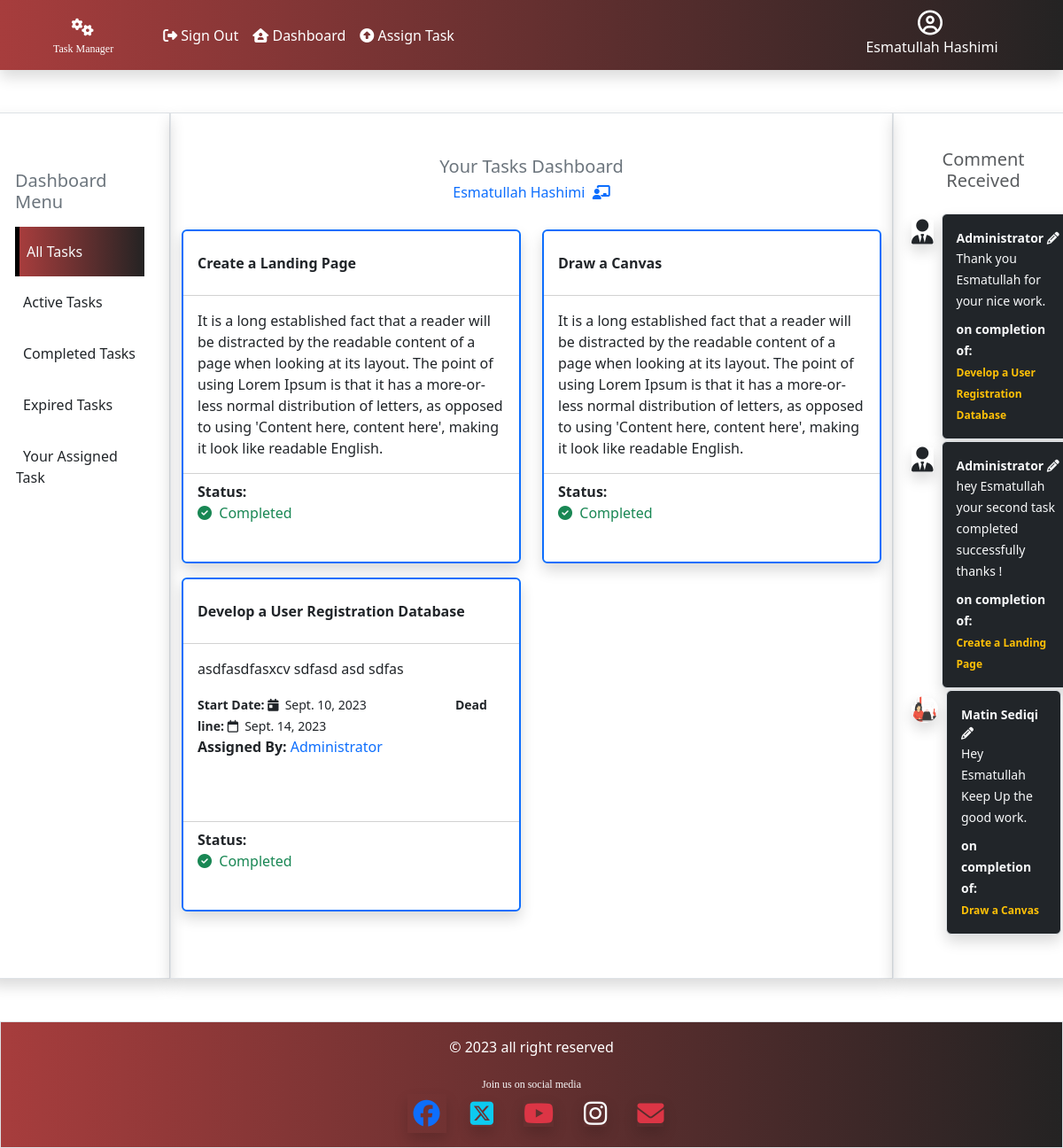
Page /taskmanager/active_task/all (signed in) on the earlier database version.
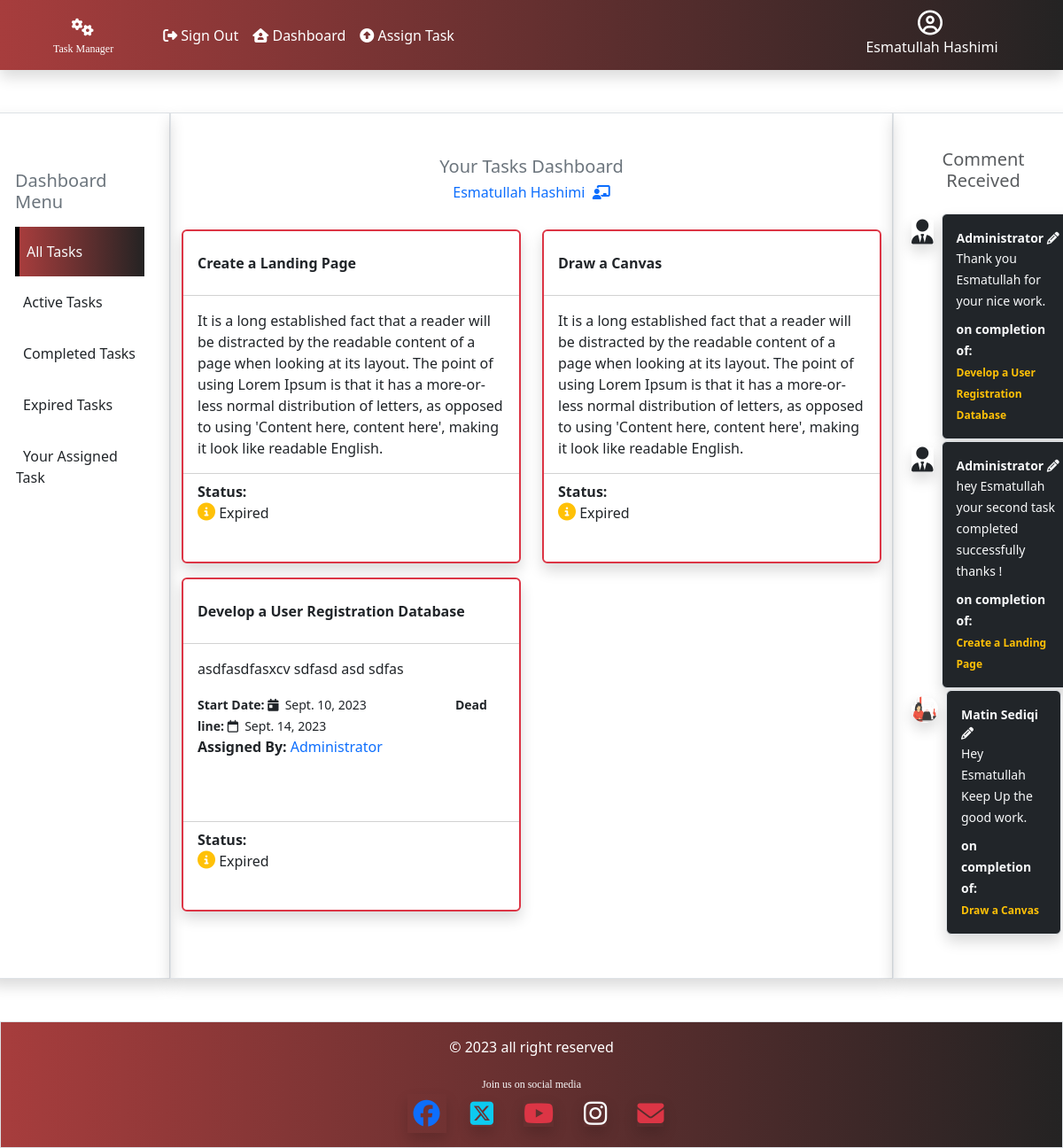
Same page on the later database version.
### taskmanager/models.py (models this page shows, shortened)
class Task(models.Model):
    assign_by=models.ForeignKey(CustomUser,related_name='assigned_by' ,on_delete=models.CASCADE)
    assign_to=models.ForeignKey(CustomUser,related_name='assigned_to' ,on_delete=models.CASCADE)
    dept = models.ForeignKey(Department, on_delete=models.CASCADE, null=True, blank=True)
    task_name=models.CharField(max_length=100)
    task_desc=models.CharField(max_length=250)
    status=models.IntegerField(default=0)
    start_date=models.DateField(auto_now=True)
    end_date=models.DateField()

### taskmanager/views.py (the view)
# urls.py: path('active_task/<sign>', views.active_task, name='active_task'),
def active_task(request, sign):
    my_user = request.user
    id = my_user.id
    if sign == 'active':
        st=1
        flag=sign
        all_tasks=Task.objects.select_related('assign_by').filter(assign_to=id,status=st)
    elif sign == 'c_task':
        st=100
        flag=sign
        all_tasks=Task.objects.select_related('assign_by').filter(assign_to=id,status=st)
    elif sign == 'e_task':
        st= -1
        flag=sign
        all_tasks=Task.objects.select_related('assign_by').filter(assign_to=id,status=st)
    elif sign == 'm_task':
        flag=sign
        all_tasks=Task.objects.select_related('assign_by').filter(assign_by=id)
    else:
        flag=sign
        all_tasks=Task.objects.select_related('assign_by').filter(assign_to=id).order_by('-start_date')
    all_comment=Comments.objects.select_related('task','user').filter(user = id)
    return render(request, 'taskmanager/dashboard.html', {'flag':flag, 'tasks':all_tasks, 'all_comment':all_comment,'my_user':my_user})

### taskmanager/templates/taskmanager/dashboard.html (shortened to what the changed rows need)
{% extends 'taskmanager/base.html' %} {% block content %}
{%load static%}
<div class="row my-5">
  <div class="col-8 shadow border">
    <div class="row mb-5">
      {% if tasks %}
        {% for task in tasks %}
          <div class="col-6">
            {% if task.status == 1 %}
              <div class="card shadow my-2 border-animation">
            {% elif task.status == -1 %}
                <div class="card shadow my-2 border border-danger border-2">
            {% elif task.status == 80 or task.status == 50 %}
                <div class="card shadow my-2 border border-warning border-2">
            {% elif task.status == 100 %}
              <div class="card shadow my-2 border border-primary border-2">
            {% else %}
              <div class="card shadow my-2 border border-secondary border-opacity-50">
            {% endif %}
              <div class="card-header bg-white">
                <p class="fw-bold pt-3">{{task.task_name}}</p>
              </div>
              <div class="card-body scrollable">
                <p>{{task.task_desc}}</p>
                <div class="fs-6">
                  <small class="me-5"><b>Start Date: </b><i class="fa-solid fa-calendar-day"></i> &nbsp;{{task.start_date}}</small>
                  <small class=" ms-5"><b>Dead line: <i class="fa-regular fa-calendar"></i>&nbsp; </b>{{task.end_date}}</small>
                  <p>
                    {% if task.assign_by.is_staff%}
                      <b>Assigned By: </b>
                    <span class="text-primary">Administrator</span>
                    {% elif task.assign_by_id == my_user.id %}
                      <b>Assigned To: </b>
                      {{task.assign_to.get_full_name}}
                    {% else %}
                      <b>Assigned By: </b>
                      {{task.assign_by.get_full_name}}
                    {% endif %}
                  </p>
                </div>
              </div>
              <div class="card-footer bg-white">
                <span class="fw-bold">Status: </span>
                {% if task.status == -1 and task.assign_by_id == my_user.id %}
                 Expired&nbsp;<i class="fa-solid fa-circle-info text-warning"></i>
                <a href="{% url 'taskmanager:evaluation' task.id 'RT' %}" class="nav-link btn text-light bg-maroon py-2 px-3 shadow my-2">
                  <i class="fa-solid fa-arrow-up-right-from-square"></i> &nbsp; Evaluate
                </a>
                {% elif task.status == -1 and task.assign_by_id != my_user.id %}
                <p class="">
                  <i class="fa-solid fa-circle-info text-warning fs-5"></i> Expired
                </p>
                {% elif task.status == 1 and task.assign_by_id == my_user.id %}
                   Active&nbsp;<i class="fa-solid fa-circle text-success"></i>
                  <a href="{% url 'taskmanager:manageTask' task.id 'Remove' %}" class="nav-link btn text-light bg-maroon py-2 px-3 shadow my-2">Cancel</a>
                {% elif task.status == 80 and task.assign_by_id != my_user.id %}
                <p>
                  <i class="fa-solid fa-arrows-spin fa-spin text-primary fs-5"></i>&nbsp; confirming...
                </p>
                {% elif task.status == 100 %}
                <p class="text-success">
                  <i class="fa-solid fa-circle-check"></i>&nbsp; Completed
                </p>
                {% endif %}
              </div>
            </div>
          </div>
        {% endfor %}
      {% else %}
          <div class="text-center my-5 text-secondary">
            <h1 class="empty-folder"><i class="fa-regular fa-folder-open"></i></h1>
            <h3 class="fw-bold">Oops... ! No Record Found.&nbsp;<i class="fa-solid fa-chart-simple"></i></h3>
        </div>
      {% endif %}
    </div>
  </div>
</div>
{% endblock content %}

Differences in the rows shown:
changed Task "Create a Landing Page": status "Completed" → "Expired"
changed Task "Draw a Canvas": status "Completed" → "Expired"
changed Task "Develop a User Registration Database": status "Completed" → "Expired"
